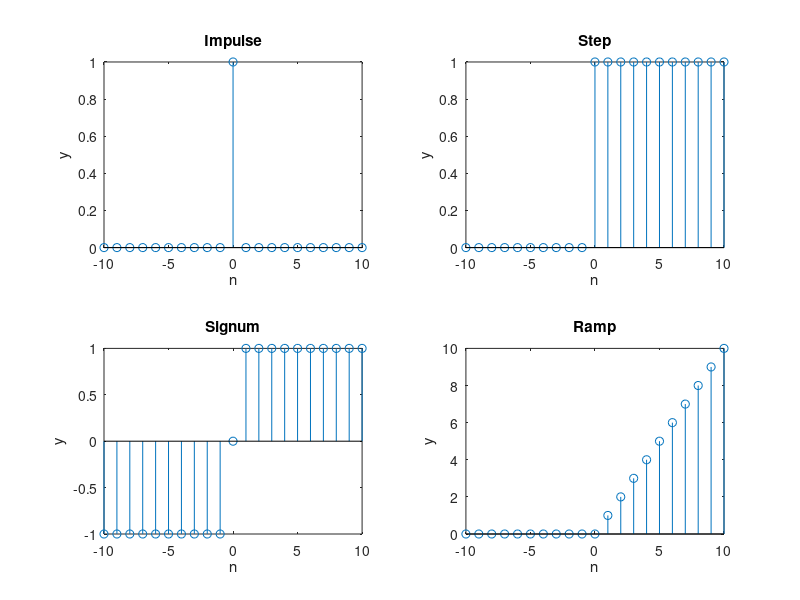

The MATLAB source for this figure:
clc
clear 
clear all

% WAP to generate unit impulse unit step ramp and signum function using inbuit function zeros and ones.

x= -10:10;
imp = [zeros(1,10) , ones(1), zeros(1,10)];

step = [zeros(1,10) , ones(1,11)];

sgn = [-1*ones(1,10) , zeros(1), ones(1,10)];

ramp = x.*[zeros(1,10) , ones(1,11)];

subplot(2,2,1)
stem(x,imp)
title('Impulse')
xlabel('n')
ylabel('y')

subplot(2,2,2)
stem(x,step);
title('Step')
xlabel('n')
ylabel('y')

subplot(2,2,3)
stem(x,sgn);
title('Signum')
xlabel('n')
ylabel('y')

subplot(2,2,4)
stem(x,ramp);
title('Ramp')
xlabel('n')
ylabel('y')



